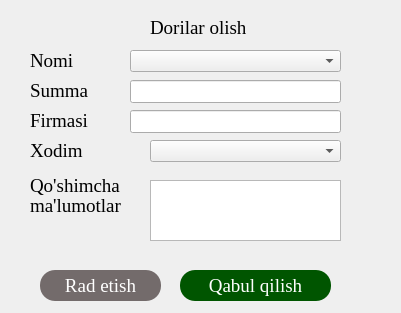
<?xml version="1.0" encoding="UTF-8"?>
<ui version="4.0">
 <class>Form</class>
 <widget class="QWidget" name="Form">
  <property name="geometry">
   <rect>
    <x>0</x>
    <y>0</y>
    <width>401</width>
    <height>313</height>
   </rect>
  </property>
  <property name="minimumSize">
   <size>
    <width>401</width>
    <height>313</height>
   </size>
  </property>
  <property name="maximumSize">
   <size>
    <width>401</width>
    <height>313</height>
   </size>
  </property>
  <property name="font">
   <font>
    <family>Times New Roman</family>
    <pointsize>12</pointsize>
   </font>
  </property>
  <property name="windowTitle">
   <string>Dorilar_olish</string>
  </property>
  <widget class="QLabel" name="label_2">
   <property name="geometry">
    <rect>
     <x>30</x>
     <y>50</y>
     <width>91</width>
     <height>21</height>
    </rect>
   </property>
   <property name="font">
    <font>
     <family>Times New Roman</family>
     <pointsize>14</pointsize>
    </font>
   </property>
   <property name="text">
    <string>Nomi</string>
   </property>
  </widget>
  <widget class="QLabel" name="label_9">
   <property name="geometry">
    <rect>
     <x>30</x>
     <y>170</y>
     <width>101</width>
     <height>31</height>
    </rect>
   </property>
   <property name="font">
    <font>
     <family>Times New Roman</family>
     <pointsize>14</pointsize>
    </font>
   </property>
   <property name="lineWidth">
    <number>0</number>
   </property>
   <property name="midLineWidth">
    <number>2</number>
   </property>
   <property name="text">
    <string>Qo'shimcha</string>
   </property>
  </widget>
  <widget class="QTextEdit" name="textEdit">
   <property name="geometry">
    <rect>
     <x>150</x>
     <y>180</y>
     <width>191</width>
     <height>61</height>
    </rect>
   </property>
   <property name="font">
    <font>
     <family>Times New Roman</family>
     <pointsize>14</pointsize>
    </font>
   </property>
  </widget>
  <widget class="QLineEdit" name="lineEdit_6">
   <property name="geometry">
    <rect>
     <x>130</x>
     <y>110</y>
     <width>211</width>
     <height>23</height>
    </rect>
   </property>
   <property name="font">
    <font>
     <family>Times New Roman</family>
     <pointsize>14</pointsize>
    </font>
   </property>
  </widget>
  <widget class="QComboBox" name="comboBox">
   <property name="geometry">
    <rect>
     <x>130</x>
     <y>50</y>
     <width>211</width>
     <height>22</height>
    </rect>
   </property>
  </widget>
  <widget class="QLabel" name="label_7">
   <property name="geometry">
    <rect>
     <x>30</x>
     <y>110</y>
     <width>91</width>
     <height>21</height>
    </rect>
   </property>
   <property name="font">
    <font>
     <family>Times New Roman</family>
     <pointsize>14</pointsize>
    </font>
   </property>
   <property name="text">
    <string>Firmasi</string>
   </property>
  </widget>
  <widget class="QLabel" name="label_8">
   <property name="geometry">
    <rect>
     <x>30</x>
     <y>140</y>
     <width>111</width>
     <height>21</height>
    </rect>
   </property>
   <property name="font">
    <font>
     <family>Times New Roman</family>
     <pointsize>14</pointsize>
    </font>
   </property>
   <property name="text">
    <string>Xodim</string>
   </property>
  </widget>
  <widget class="QPushButton" name="pushButton_2">
   <property name="geometry">
    <rect>
     <x>180</x>
     <y>270</y>
     <width>151</width>
     <height>31</height>
    </rect>
   </property>
   <property name="font">
    <font>
     <family>Times New Roman</family>
     <pointsize>14</pointsize>
    </font>
   </property>
   <property name="styleSheet">
    <string notr="true">color: rgb(255, 255, 255);
background-color: rgb(0, 85, 0);
border-radius:15px;</string>
   </property>
   <property name="text">
    <string>Qabul qilish</string>
   </property>
  </widget>
  <widget class="QLineEdit" name="lineEdit_3">
   <property name="geometry">
    <rect>
     <x>130</x>
     <y>80</y>
     <width>211</width>
     <height>23</height>
    </rect>
   </property>
   <property name="font">
    <font>
     <family>Times New Roman</family>
     <pointsize>14</pointsize>
    </font>
   </property>
  </widget>
  <widget class="QLabel" name="label_10">
   <property name="geometry">
    <rect>
     <x>30</x>
     <y>190</y>
     <width>101</width>
     <height>31</height>
    </rect>
   </property>
   <property name="font">
    <font>
     <family>Times New Roman</family>
     <pointsize>14</pointsize>
    </font>
   </property>
   <property name="text">
    <string>ma'lumotlar</string>
   </property>
  </widget>
  <widget class="QLabel" name="label">
   <property name="geometry">
    <rect>
     <x>150</x>
     <y>20</y>
     <width>101</width>
     <height>16</height>
    </rect>
   </property>
   <property name="font">
    <font>
     <family>Times New Roman</family>
     <pointsize>14</pointsize>
    </font>
   </property>
   <property name="text">
    <string>Dorilar olish</string>
   </property>
  </widget>
  <widget class="QLabel" name="label_5">
   <property name="geometry">
    <rect>
     <x>30</x>
     <y>80</y>
     <width>91</width>
     <height>21</height>
    </rect>
   </property>
   <property name="font">
    <font>
     <family>Times New Roman</family>
     <pointsize>14</pointsize>
    </font>
   </property>
   <property name="text">
    <string>Summa</string>
   </property>
  </widget>
  <widget class="QPushButton" name="pushButton">
   <property name="geometry">
    <rect>
     <x>40</x>
     <y>270</y>
     <width>121</width>
     <height>31</height>
    </rect>
   </property>
   <property name="font">
    <font>
     <family>Times New Roman</family>
     <pointsize>14</pointsize>
    </font>
   </property>
   <property name="styleSheet">
    <string notr="true">color: rgb(255, 255, 255);
background-color: rgb(115, 107, 107);
border-radius:15px;</string>
   </property>
   <property name="text">
    <string>Rad etish</string>
   </property>
  </widget>
  <widget class="QComboBox" name="comboBox_2">
   <property name="geometry">
    <rect>
     <x>150</x>
     <y>140</y>
     <width>191</width>
     <height>22</height>
    </rect>
   </property>
  </widget>
 </widget>
 <resources/>
 <connections/>
</ui>
